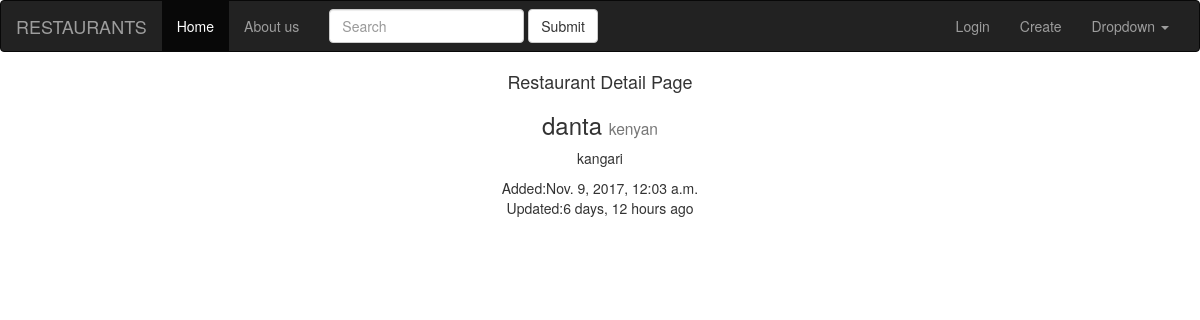
The page /restaurants/danta/ on the database its author committed.
### restaurants/models.py (models this page shows, shortened)
class RestaurantLocation(models.Model):
    owner     =      models.ForeignKey(User)
    name      =      models.CharField(max_length=120)
    location  =      models.CharField(max_length=120,blank=True, null=True)
    category  =      models.CharField(max_length=120,blank=False, null=True)
    timestamp =      models.DateTimeField(auto_now_add=True)  #when it was created/ added
    updated   =      models.DateTimeField(auto_now=True) #when it was updated/changed
    slug      =      models.SlugField(unique=True,blank=True, null=True)

### restaurants/views.py (the view)
# urls.py: url(r'^(?P<slug>[\w-]+)/$',RestaurantDetailView.as_view(),name='restaurant-detail'),
class RestaurantDetailView(DetailView):
    queryset = RestaurantLocation.objects.all()

### restaurants/templates/restaurants/restaurantlocation_detail.html
{% extends "restaurants/base.html" %}
{% block content %}
<h4 style="text-align:center;">Restaurant Detail Page</h4>
<div style="text-align:center;">
<h3>{{object.name}} <small>{{object.category}}</small></h3>
<p>{{object.location}}</p>
<p>Added:{{object.timestamp}} <br> Updated:{{object.updated|timesince}} ago</p>
{% endblock content %}

### rows shown on the page
RestaurantLocation: name "danta", category "kenyan", location "kangari", timestamp "Nov. 9, 2017, 12:03 a.m.", updated "6 days, 12 hours"
